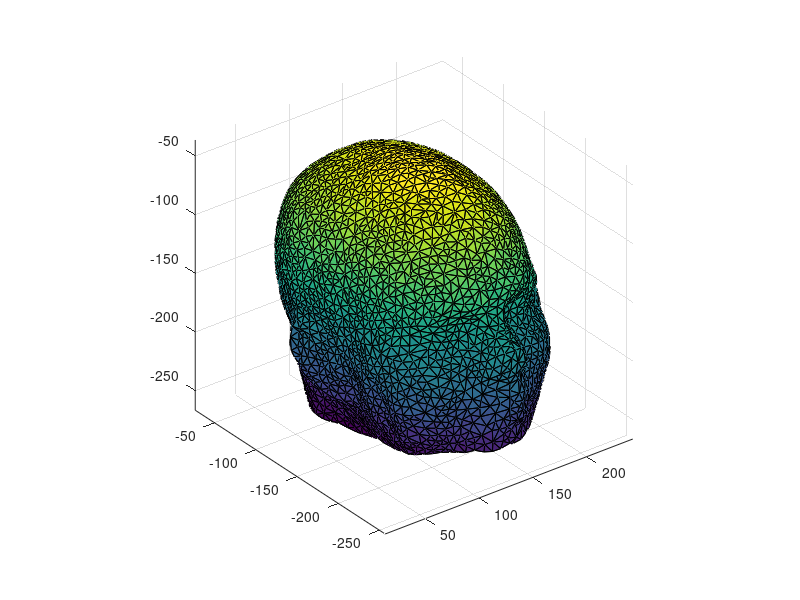

Write the MATLAB code that produced this figure. (Note: this script raises an error after producing the figure.)
%%%%%%%%%%%%%%%%%%%%%%%%%%%%%%%%%%%%%%%%%%%%%%%%%%%%%%%%%%%%%
%        Sample Data and Metch Registration Sessions        %
%                                                           %
%  by Qianqian Fang <fangq at nmr.mgh.harvard.edu>          %
%                                                           %
%%%%%%%%%%%%%%%%%%%%%%%%%%%%%%%%%%%%%%%%%%%%%%%%%%%%%%%%%%%%%

% first of all, make sure you've already add the metch root
% folder to your matlab/octave search path list

% load the sample data, where
%   no: the node coordinates of a surface mesh
%   el: the surface triangles
%   pt: the point cloud to be registered

disp('(*)First load the mesh and point cloud. Hit Enter to continue...');
pause;

load sampledata
cla;
title('Metch toolbox demonstration');
trisurf(el,no(:,1),no(:,2),no(:,3));
axis equal;
hold on;

% use metch functions to perform the registration

pnum=size(pt,1);

% define a number of point pairs to initialize the registration
disp('(*)Create 4 mapping pairs to initialize the mapping. Hit Enter to continue...');
pause;

% select 4 land-marks on the point cloud (specified by their indicies)
ptidx=[4 107 1 190];
ptselected=pt(ptidx,:);

% find the corresponding land-marks on the mesh
meshidx=[3173 1715 156 1740];
meshselected=no(meshidx,:);

% calculate the affine mapping using these point pairs
[A0,b0]=affinemap(ptselected,meshselected)

disp('(*)Display the updated points. Hit Enter to continue...');
pause;

% a rough registration from the selected point pairs
points_after_initmap=(A0*pt'+repmat(b0(:),1,pnum))';
plot3(points_after_initmap(:,1),points_after_initmap(:,2),points_after_initmap(:,3),'r.');

disp('(*)Optimize the mapping matrix to fit the surface. Hit Enter to continue...');
pause;

% set pmask: if pmask(i) is -1, it is a free nodes to be optimized
%            if pmask(i) is 0, it is fixed
%            if pmask(i) is a positive number, it is the index of 
%               the mesh node to map to

pmask=-1*ones(pnum,1);
pmask(ptidx)=meshidx;

% perform mesh registration with Gauss-Newton method using A0/b0 
% as initial guess
[A,b,newpos]=regpt2surf(no,el,pt,pmask,A0,b0,ones(12,1),10);
A
b

disp('(*)Display the optimized point cloud. Hit Enter to continue...');
pause;

% update point cloud with the optimized mapping
points_after_optimize=(A*pt'+repmat(b(:),1,pnum))';

plot3(points_after_optimize(:,1),points_after_optimize(:,2),points_after_optimize(:,3),'g+');

disp('(*)Project the point cloud on the surface. Hit Enter to continue...');
pause;

% project the optimized point cloud onto the surface, and make
% sure the comformity

nv=nodesurfnorm(no,el);
[d2surf,cn]=dist2surf(no,nv,points_after_optmize);
[points_after_proj eid weights]=proj2mesh(no,el,points_after_optimize,nv,cn);

disp('(*)Display the final results. Hit Enter to continue...');
pause;

plot3(points_after_proj(:,1),points_after_proj(:,2),points_after_proj(:,3),'c*');

legend('surface mesh','points after initial map','points after optimized map',...
      'points after projection');
